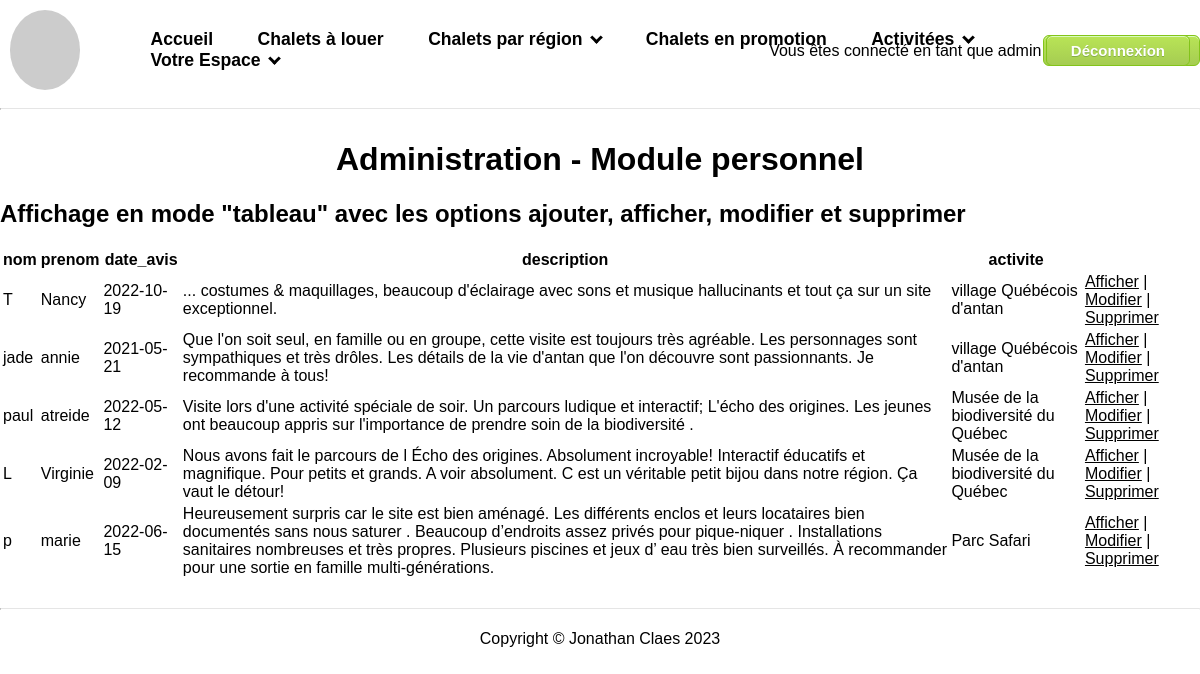
Page /Vos_Avis.php (signed in) on the committed database.
### tables this page shows
CREATE TABLE `avis` (
  `id` int NOT NULL,
  `nom` varchar(50) NOT NULL,
  `prenom` varchar(50) NOT NULL,
  `date_avis` date NOT NULL,
  `description` text NOT NULL,
  `id_activite` int NOT NULL
);

CREATE TABLE `activites` (
  `id` int NOT NULL,
  `nom_activite` varchar(50) NOT NULL,
  `description_activite` text NOT NULL,
  `hiver_activite` tinyint(1) NOT NULL,
  `ete_activite` tinyint(1) NOT NULL,
  `fk_region` int NOT NULL
);

### controlleurs/ControlleurAvis.php (called while the page is built, shortened)
<?php
require_once './modeles/avis.php';
class ControlleurAvis {
    function afficherTableauAvecBoutonsAction() {
        $avis = modele_avis::ObtenirTous();
        require './vues/avis/tableau-avec-bouton-actions.php';
    }
}
?>

### modeles/avis.php (called while the page is built, shortened)
<?php
class modele_avis {
    public function __construct($id, $nom, $prenom, $date_avis, $description, $id_activite) {
        $this->id = $id;
        $this->nom = $nom;
        $this->prenom = $prenom;
        $this->date_avis = $date_avis;
        $this->description = $description;
        $this->nom_activite = $this->getNomActivite($id_activite);
    }
    private function getNomActivite($id_activite) {
       $mysqli = self::connecter();
        if ($requete = $mysqli->prepare("SELECT nom_activite FROM activites WHERE id = ?")) {
            $requete->bind_param("i", $id_activite);
            $requete->execute();
        $result = $requete->get_result();
        if ($enregistrement = $result->fetch_assoc()) {
             return $enregistrement['nom_activite'];
            }
                }
        return '';
            }
    static function connecter() {
        $mysqli = new mysqli(Dd::$host, Dd::$username, Dd::$password, Dd::$database);
        return $mysqli;
    }
    public static function ObtenirTous() {
        $liste = [];
        $mysqli = self::connecter();
        $resultatRequete = $mysqli->query("SELECT id, nom, prenom, date_avis, description, id_activite FROM avis ORDER BY  id_activite");
        foreach ($resultatRequete as $enregistrement) {
            $liste[] = new modele_avis($enregistrement['id'], $enregistrement['nom'], $enregistrement['prenom'],$enregistrement['date_avis'], $enregistrement['description'], $enregistrement['id_activite']);
        }
        return $liste;
    }
}
?>

### vues/avis/tableau-avec-bouton-actions.php (the view)
<h2>Affichage en mode "tableau" avec les options ajouter, afficher, modifier et supprimer</h2>
<table>
    <tr>
        <th>nom</th>
        <th>prenom</th>
        <th>date_avis</th>
        <th>description</th>
        <th>activite</th>
    </tr>
    <?php
        foreach ($avis as $avis) {
    ?>
        <tr>
            <td><?= $avis->nom ?></td>
            <td><?= $avis->prenom ?></td>
            <td><?= $avis->date_avis ?></td>
            <td><?= $avis->description ?></td>
            <td><?= $avis->nom_activite ?></td>
            <td>
                <a href="fiche_avis.php?id=<?= $avis->id ?>">Afficher</a>
                |
                <a href="edition_avis.php?id=<?= $avis->id ?>">Modifier</a>
                |
                <a href="suppression_avis.php?id=<?= $avis->id ?>">Supprimer</a>
            </td>
        </tr>
    <?php
        }
    ?>
</table>

### css/styles.css (style rules this page uses)
html { margin:0; padding:0 }
body { margin: 100px 0 0 0; padding: 20px 0; font-family: Arial, sans-serif; align-items: center; justify-content: center; }
.light-mode, .light-mode a, .light-mode header { background-color: white; color: black; }

### rows in the picture
avis: nom "T", prenom "Nancy", date_avis "2022-10-19", description "... costumes & maquillages, beaucoup d'éclairage avec sons et musique hallucinants et tout ça sur un site exceptionnel.", id_activite.nom_activite "village Québécois d'antan"
avis: nom "jade", prenom "annie", date_avis "2021-05-21", description "Que l'on soit seul, en famille ou en groupe, cette visite est toujours très agréable. Les personnages sont sympathiques et très drôles. Les détails de la vie d'antan que l'on découvre sont passionnants. Je recommande à tous!", id_activite.nom_activite "village Québécois d'antan"
avis: nom "paul", prenom "atreide", date_avis "2022-05-12", description "Visite lors d'une activité spéciale de soir. Un parcours ludique et interactif; L'écho des origines. Les jeunes ont beaucoup appris sur l'importance de prendre soin de la biodiversité .", id_activite.nom_activite "Musée de la biodiversité du Québec"
avis: nom "L", prenom "Virginie", date_avis "2022-02-09", description "Nous avons fait le parcours de l Écho des origines. Absolument incroyable! Interactif éducatifs et magnifique. Pour petits et grands. A voir absolument. C est un véritable petit bijou dans notre région. Ça vaut le détour!", id_activite.nom_activite "Musée de la biodiversité du Québec"
avis: nom "p", prenom "marie", date_avis "2022-06-15", description "Heureusement surpris car le site est bien aménagé. Les différents enclos et leurs locataires bien documentés sans nous saturer . Beaucoup d’endroits assez privés pour pique-niquer . Installations sanitaires nombreuses et très propres. Plusieurs piscines et jeux d’ eau très bien surveillés. À recommander pour une sortie en famille multi-générations.", id_activite.nom_activite "Parc Safari"

### other values in the picture
$_SESSION["utilisateur"] "admin"
